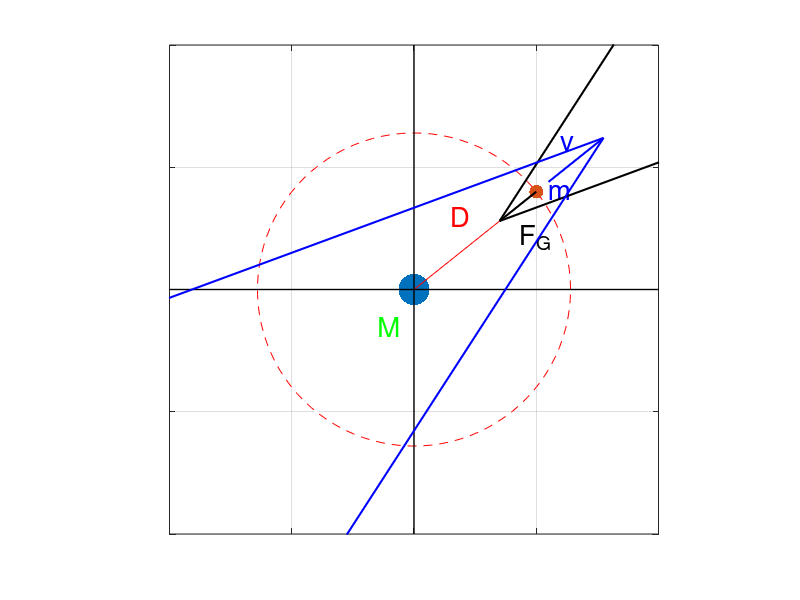

The MATLAB source for this figure:
xmin = -2;
xmax = 2;
ymin = -2;
ymax = 2;
M_x = 0;
M_y = 0;
size_M = 500;
m_x = 1;
m_y = 0.8;
size_m = 100;
f = figure(1);
hold off;
plot(0,0);
hold on;
axis equal;
axis([xmin xmax ymin ymax]);
viscircles([0 0], sqrt(m_x^2 + m_y^2), 'LineStyle', '--', 'LineWidth', 0.5);
scatter(M_x,M_y, size_M, 'fill'); %Mass M
text(M_x - 0.3, M_y - 0.3, 'M', 'Fontsize', 20, 'color', 'g');
scatter(m_x,m_y, size_m, 'fill', 'b') %Mass m
text(m_x + 0.1, m_y, 'm', 'Fontsize', 20, 'color', 'b');
line([M_x m_x],[M_y m_y], 'color', 'r'); %Distanz D
text((m_x - M_x)/2 - 0.2 , (m_x - M_x)/2 + 0.1, 'D', 'Color', 'r', 'Fontsize', 20);
line([xmin xmax], [0 0], 'LineWidth', 1, 'LineStyle', '-', 'color', 'k');
line([0 0], [ymin ymax], 'LineWidth', 1, 'LineStyle', '-', 'color', 'k')
quiver(m_x, m_y, (M_x - m_x)/3, (M_y - m_y)/3, 'LineWidth', 1.5, 'Color', 'k', 'MaxHeadSize', 5 );
text((m_x - M_x)*2/3 + 0.2, (m_y - M_y)*2/3 - 0.1, 'F_G', 'Fontsize', 20);
quiver(m_x + 0.1, m_y + 0.08, m_x * 0.5, m_y * 0.5, 'LineWidth', 1.5, 'Color', 'b', 'MaxHeadSize', 5, 'LineStyle', '-' );
text(m_x + 0.2, m_y + 0.4, 'v', 'Fontsize', 20, 'Color', 'b');
set(gcf,'color','w');
grid on;
set(gca,'XTickLabel',[]) %Nummer x-Achse ausblenden
set(gca,'YTickLabel',[]) %Nummern y-Achse ausblenden
axis on;

print(f, '-depsc','gravitation.eps')